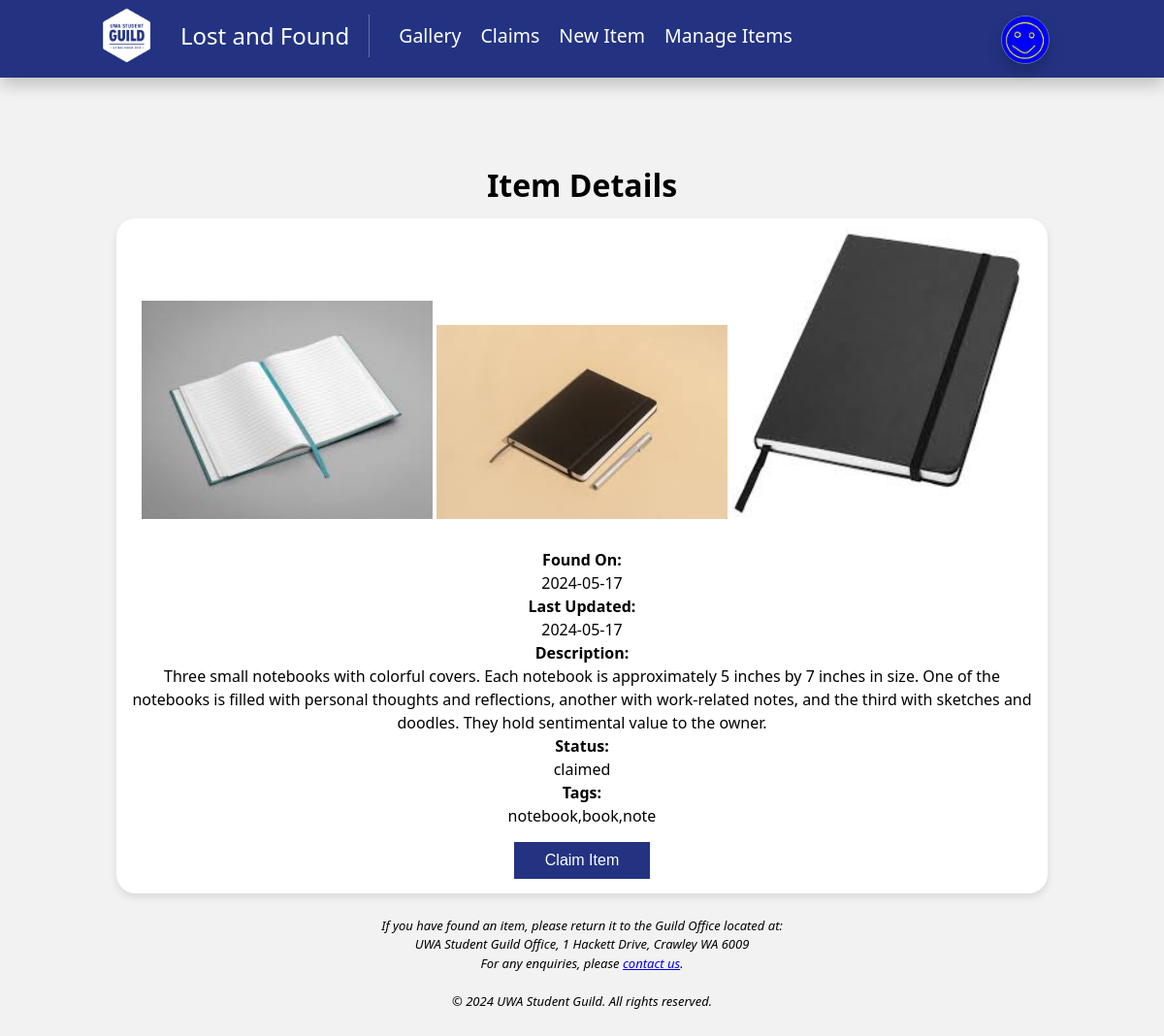
Page /item/2 (signed in) on the earlier database version.
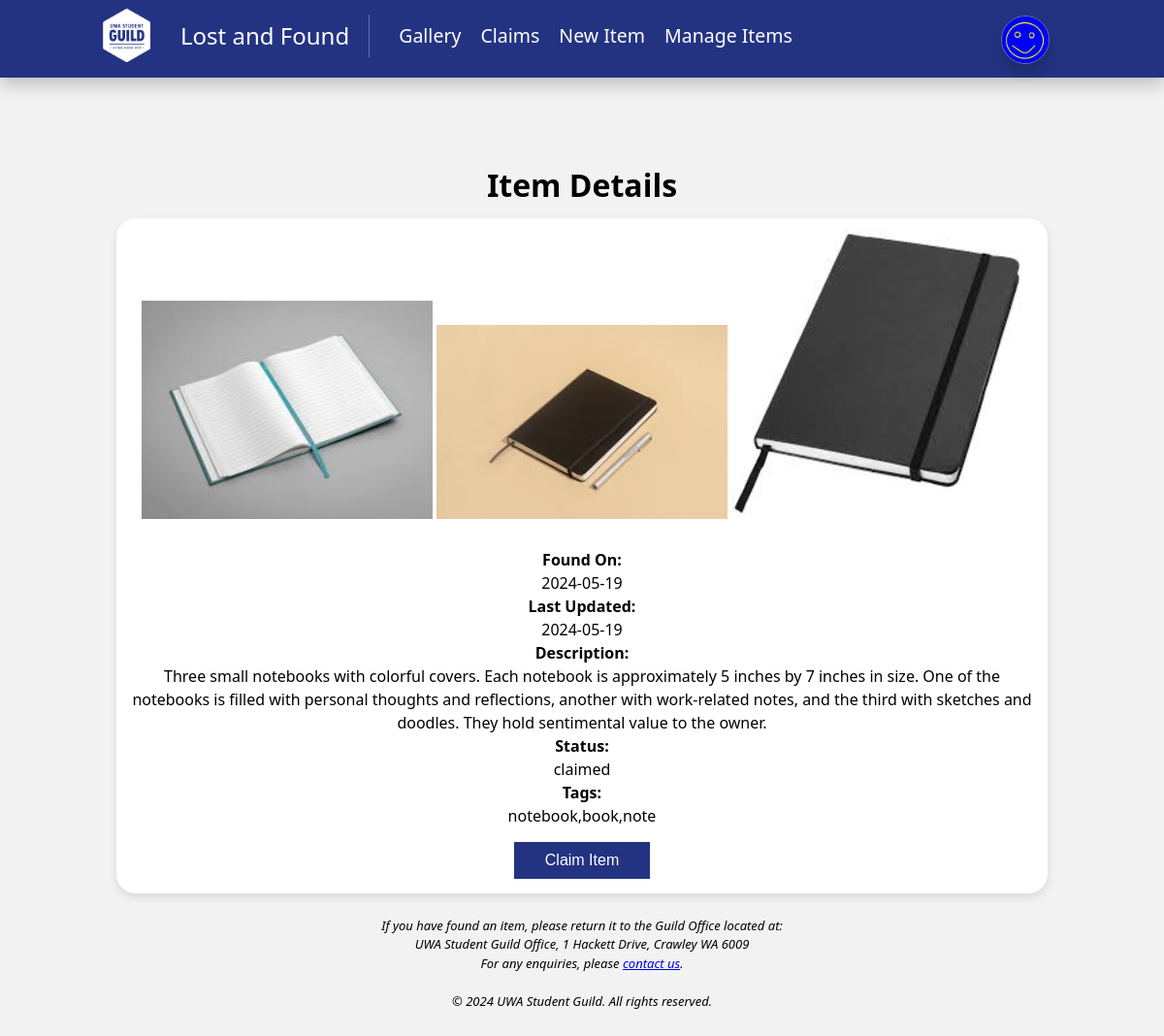
Same page on the later database version.
### app/models.py (models this page shows, shortened)
class LostItem(db.Model):
    id = db.Column(db.Integer, primary_key=True)
    name = db.Column(db.String(128))
    description = db.Column(db.String(512))
    tags = db.Column(db.String(128))
    photo_paths = db.Column(db.String(128))
    status = db.Column(db.String(128), default="unclaimed")
    created_at = db.Column(db.DateTime, default=datetime.now)
    updated_at = db.Column(db.DateTime, default=datetime.now, onupdate=datetime.now)
    admin_id = db.Column(db.Integer, db.ForeignKey('user.id'))

### app/routes.py (the view)
@app.route('/item/<int:item_id>')
@login_required
def item(item_id):
    item = LostItem.query.get_or_404(item_id) # Fetch the item or return 404 if not found
    photo_paths = json.loads(item.photo_paths)
    return render_template('item.html', item_id=item_id, item=item, photo_paths=photo_paths)

### app/models.py (called while the page is built)
@login.user_loader
def load_user(id):
    return db.session.get(User, int(id))

### app/templates/item.html (shortened to what this page needs)
{% extends "base.html" %}
{% block header %}
Item Details
{% endblock %}
{% block content %}
<div class="center">
    {% for photo_path in photo_paths %}
    <img src="{{ url_for('static', filename='item_photos/' + photo_path) }}" alt="Image of {{ item.name }}"
        width="300">
    {% endfor %}
</div>
    <br>
<div class="center">
    <span class="item-font">Found On:</span> <br> <p>{{ item.created_at.strftime('%Y-%m-%d') }}</p>
    <span class="item-font">Last Updated:</span> <br> <p>{{ item.updated_at.strftime('%Y-%m-%d') }}</p>
    <span class="item-font">Description:</span> <br> <p>{{ item.description }}</p>
    <span class="item-font">Status:</span> <br> <p>{{ item.status }}</p>
    <span class="item-font">Tags:</span> <br> <p>{{ item.tags }}</p>
    <button class="form_button" id="claimBtn">Claim Item</button>
</div>
{% endblock %}

Differences in the rows shown:
changed LostItem "claimed": created_at "2024-05-17" → "2024-05-19"; updated_at "2024-05-17" → "2024-05-19"
